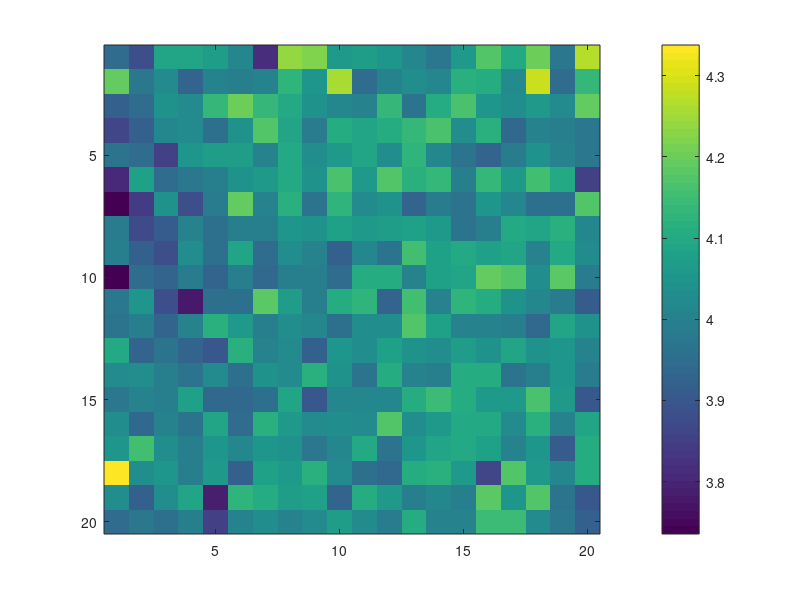

MATLAB code to generate this figure:
%Initialize the grid and the number of days
row = 20;
column = 20;
days = 365;

N = row*column;
colloc_data=zeros(N*days,3);
linearMatrix = zeros(row*column,3);
delta = 0.0001;

index=1;
for i=1:row
    for j=1:column
        linearMatrix(index,1) = i;
        linearMatrix(index,2) = j;
        linearMatrix(index,3) = index;
        index = index+1;
    end
end

sparseIndexX = zeros(N,1);
sparseIndexY = zeros(N,1);
sparseIndexValue = zeros(N,1);


index = 1;
for j=1:N
    x = linearMatrix(j,1);
    y = linearMatrix(j,2);
    for k=1:N
        x1 = linearMatrix(k,1);
        y1 = linearMatrix(k,2);

        if(j == k)
            %diagonal element
            sparseIndexX(index,1) = j;
            sparseIndexY(index,1) = k;


            % For the four corner elements
            if j == 1 || j == N || (x == 1 && y == column) || (x == row && y == 1)
                sparseIndexValue(index,1) = 8;
            elseif (x == 1 && y == 2)  || (x == 1 && y == column-1) || (x == 2 && y == 1)  || (x == 2 && y == column) || + ...
               (x == row-1 && y == 1) ||  (x == row-1 && y == column) || (x == row && y == 2) || (x == row && y == column-1)
                % For the elements at the edge but not the corner
                sparseIndexValue(index,1) = 11;
            elseif (x==2 && y==2) || (x==2 && y==column-1) || (x==row-1 && y==2) || (x==row-1 && y==column-1)
                sparseIndexValue(index,1) = 15;
            elseif (x==2 && y>2) || (x==2 && y<column-1) || (x==row-1 && y>2) || (x==row-1 && y<column-1) || (x>2 && y==2) || (x<row-1 && y==2) || (x>2 && y==column-1) || (x<row-1 && y==column-1)
                sparseIndexValue(index,1) = 19;
            elseif x > 2 && y > 2 && x < row-1 && y < column-1
                % For the elements in the middle
                sparseIndexValue(index,1) = 24;
            
            else
                sparseIndexValue(index,1) = 14;
            end
            
            index = index + 1;
        else
            %if the elements are adjacent 
            if (abs(x-x1) <= 2 && abs(y-y1) == 0) || (abs(x-x1) == 0 && abs(y-y1) <= 2) || (abs(x-x1) <= 2 && abs(y-y1) <= 2)
                sparseIndexX(index,1) = j;
                sparseIndexY(index,1) = k;
                sparseIndexValue(index,1) = -1;
                index = index + 1;
            end
        end
    end
end

%Generate the precision matrix for spatial correlation
QSpatial = sparse(sparseIndexX', sparseIndexY', sparseIndexValue', N, N);

beta=10;
Q=beta*QSpatial;

%Make the matrix strictly diagonally dominant so that it is positive definite and
%invertible
for i=1:N
    Q(i,i) = Q(i,i) + delta;
end

k=1;

%for k=1:days
    disp(k);
    v=zeros(N,1);
    
    %Get the cholesky decomposition
    %Step 1
    L=chol(Q,'lower');
    
    %Sample from the normal distribution
    %Step 2
    z=randn(1,N);
    z=z';
    
    %Back substitution method to generate the sample
    %Step 3
    for i=N:-1:1
        total = 0;
        if i~= N
            for j=(i+1):N
                total=total + L(j,i) * v(j,1);
            end
        end
        v(i,1) = 1/L(i,i) * (z(i,1) - total);
    end
    
    %Step 4
    x=v;
    
    start_index = (k-1)*N+1;
    end_index = (k-1)*N+N;
    colloc_data(start_index:end_index,3) = x;
    
%end
x=reshape(x,20,20);
imagesc(x);
colorbar;  